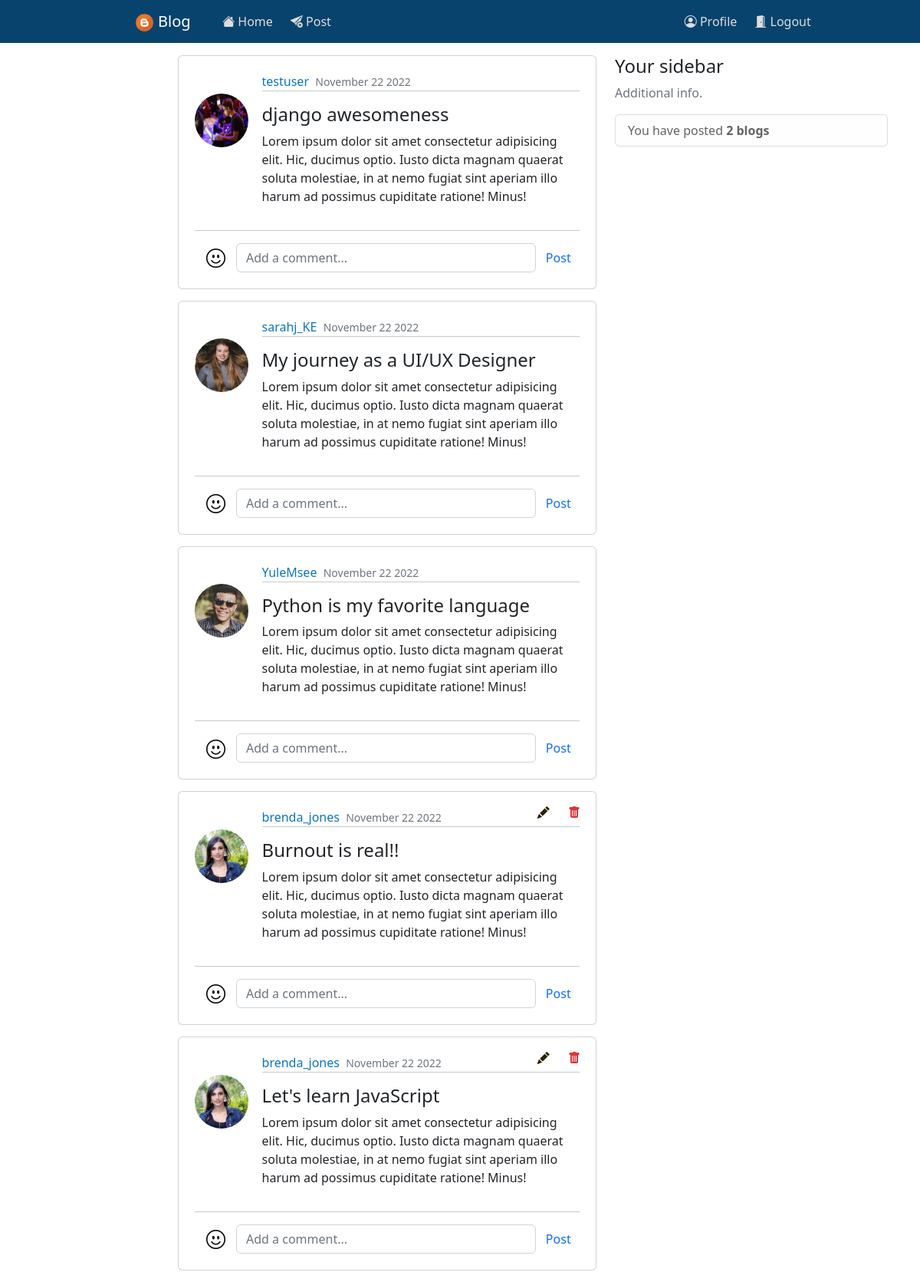
Page /users/homepage/ (signed in) on the committed database.
### users/models.py (models this page shows, shortened)
class Posts(models.Model):
    id = models.CharField(max_length=12, primary_key=True, editable=False)
    blogger = models.ForeignKey(Profile, on_delete=models.CASCADE, editable=False)
    title = models.CharField(max_length=60, blank=False)
    content = models.TextField(blank=False)
    posted = models.DateTimeField(auto_now_add=True)
    edited = models.DateTimeField(auto_now=True)
    class Meta:
        ordering = ['-posted']
        verbose_name_plural = 'Posts'

class Profile(models.Model):
    id = models.CharField(max_length=12, primary_key=True, editable=False)
    name = models.OneToOneField(User, on_delete=models.CASCADE, editable=False)
    gender = models.CharField(max_length=7, blank=False)
    phone_no = models.CharField(max_length=14, blank=False)
    country = models.CharField(max_length=10, blank=False)
    dob = models.DateField(null=True, blank=False)
    age = models.PositiveIntegerField(default=0, editable=False)
    dp = models.ImageField(upload_to='Profile-pics/', default='default.png')
    created = models.DateTimeField(auto_now_add=True)
    edited = models.DateTimeField(auto_now=True)
    def __str__(self):
        return f'{self.name}'
    class Meta:
        ordering = ['name']
        verbose_name_plural = 'User Profiles'

### users/views.py (the view, shortened to what this page needs)
# urls.py: path('homepage/', views.homepage_view, name='homepage'),
@login_required(login_url='login')
@user_passes_test(lambda user: user.is_staff is False and user.is_superuser is False)
def homepage_view(request):
    blogs = Posts.objects.all()
    context = {
        'posted_blogs': blogs, 'total_blogs': Posts.objects.filter(blogger=request.user.profile).count(),
        'comments': Comments.objects.all(),
    }
    return render(request, 'users/index.html', context)

### users/templates/users/index.html (shortened to what this page needs)
{% extends 'users/base.html' %}{% block title %}Homepage{% endblock %}
{% load crispy_forms_tags %}
    {% block content %}
    <main class="container body-container" role="main">
        <div class="row">
            <div class="col-md-6 offset-sm-2">
                {% for blogs in posted_blogs %}
                <div class="card card-body pb-0">
                    <article class="media content-section">
                        <div class="d-flex align-items-start justify-content-center">
                            <img src="{{ blogs.blogger.dp.url }}" alt="img" class="rounded-circle article-img">
                            <div class="media-body">
                                <div class="article-metadata">
                                    <a href="{% url 'userprofile' blogs.blogger %}" class="mr-3">{{ blogs.blogger }}</a>
                                    <small class="text-muted">{{ blogs.posted|date:"F d Y" }}</small>
                                    <hr class="mt-0">
                                </div>
                                <div class="delete-icon">
                                    <a href="{% url 'edit_blog' blogs.id blogs.blogger %}" class="icon">
                                        {% if blogs.blogger == request.user.profile %}<i class="bi bi-pencil-fill" style="color: #2b2103"></i>{% endif %}
                                    </a>
                                    <a href="" class="icon" data-bs-toggle="modal" data-bs-target="#delete-post-{{blogs.id}}">
                                        {% if blogs.blogger == request.user.profile %}<i class="bi bi-trash-fill" style="color: #df3435"></i>{% endif %}
                                    </a>
                                </div>
                                <h4>{{ blogs.title }}</h4>
                                <p class="article-content">
                                    {{ blogs.content }}
                                </p>
                            </div>
                        </div>
                        <hr class="w-100">
                            <div class="d-flex align-items-center post-comment-container">
                                <a href=""><i class="bi-emoji-smile"></i></a>
                                <form action="" method="post" class="d-flex">
                                    <input type="text" placeholder="Add a comment..." name="comment" class="form-control">
                                    <button type="submit" class="btn btn-default text-primary">Post</button>
                                </form>
                            </div>
                    </article>
                </div>
                {% empty %}
                <div class="text-center pt-3">
                    <h5 class="small text-muted">Blogs will appear here</h5>
                </div>
                {% endfor %}
            </div>
            <div class="col-md-4">
                <div class="content-section card-body">
                    <h4>Your sidebar</h4>
                    <p class="text-muted">Additional info.</p>
                    <ul class="list-group">
                        <li class="list-group-item list-group-item-light">
                            You have posted <b>{% if total_blogs == 1 %}1 blog{% else %}{{ total_blogs }} blogs{% endif %}</b>
                        </li>
                    </ul>
                </div>
            </div>
        </div>
    </main>
    {% endblock %}

### static/css/styles.css (style rules this page uses)
* { box-sizing: border-box; }
.body-container { margin-top: 6%; }
.body-container .card { margin-bottom: 15px; }
.body-container .card .content-section { padding: 5px; }
.body-container .card .content-section img { height: 70px; width: 70px; margin-right: 3.5%; margin-top: 5.5%; }
.body-container .card .content-section .article-metadata a { margin-right: 1%; text-decoration: none; color: #0a75c2; }
.body-container .card .content-section .delete-icon { position: absolute; right: 0px; top: 15px; }
.body-container .card .content-section .icon { color: #21252c; padding-right: 20px; padding-bottom: 5px; transition: 0.3s; font-size: 16px; text-decoration: none; }
.body-container .post-comment-container { margin-left: 15px; margin-bottom: 0; }
.body-container .post-comment-container a { font-size: 25px; margin-right: 1%; margin-top: -3%; color: black; }
.body-container .post-comment-container input[type="text"] { width: 400px; margin-left: 2%; }

### rows in the picture
Posts: blogger.dp (picture), blogger "testuser", posted "November 22 2022", title "django awesomeness", content "Lorem ipsum dolor sit amet consectetur adipisicing elit. Hic, ducimus optio. Iusto dicta magnam quaerat soluta molestiae, in at nemo fugiat sint aperiam illo harum ad possimus cupiditate ratione! Minus!"
Posts: blogger.dp (picture), blogger "sarahj_KE", posted "November 22 2022", title "My journey as a UI/UX Designer", content "Lorem ipsum dolor sit amet consectetur adipisicing elit. Hic, ducimus optio. Iusto dicta magnam quaerat soluta molestiae, in at nemo fugiat sint aperiam illo harum ad possimus cupiditate ratione! Minus!"
Posts: blogger.dp (picture), blogger "YuleMsee", posted "November 22 2022", title "Python is my favorite language", content "Lorem ipsum dolor sit amet consectetur adipisicing elit. Hic, ducimus optio. Iusto dicta magnam quaerat soluta molestiae, in at nemo fugiat sint aperiam illo harum ad possimus cupiditate ratione! Minus!"
Posts: blogger.dp (picture), blogger "brenda_jones", posted "November 22 2022", title "Burnout is real!!", content "Lorem ipsum dolor sit amet consectetur adipisicing elit. Hic, ducimus optio. Iusto dicta magnam quaerat soluta molestiae, in at nemo fugiat sint aperiam illo harum ad possimus cupiditate ratione! Minus!"
Posts: blogger.dp (picture), blogger "brenda_jones", posted "November 22 2022", title "Let's learn JavaScript", content "Lorem ipsum dolor sit amet consectetur adipisicing elit. Hic, ducimus optio. Iusto dicta magnam quaerat soluta molestiae, in at nemo fugiat sint aperiam illo harum ad possimus cupiditate ratione! Minus!"

### other values in the picture
{{ total_blogs }} "2"
